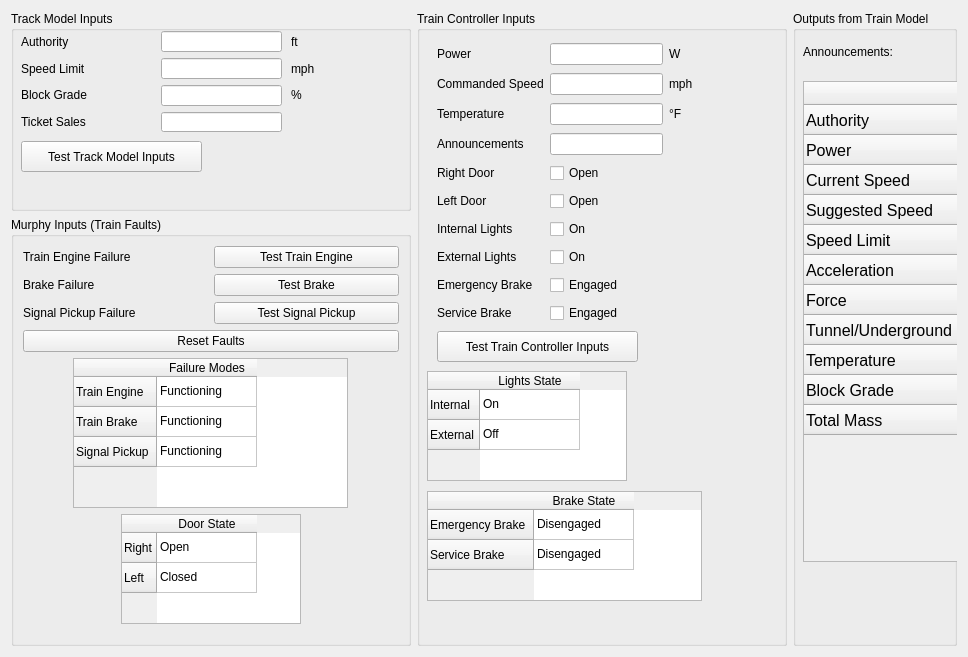
      <widget class="QWidget" name="tab_4">
       <attribute name="title">
        <string>Testbench</string>
       </attribute>
       <layout class="QGridLayout" name="gridLayout_9">
        <item row="0" column="0">
         <layout class="QHBoxLayout" name="horizontalLayout_3" stretch="0,0,0">
          <item>
           <layout class="QVBoxLayout" name="verticalLayout_3" stretch="0,0">
            <item>
             <widget class="QGroupBox" name="groupBox">
              <property name="sizePolicy">
               <sizepolicy hsizetype="MinimumExpanding" vsizetype="MinimumExpanding">
                <horstretch>0</horstretch>
                <verstretch>0</verstretch>
               </sizepolicy>
              </property>
              <property name="minimumSize">
               <size>
                <width>400</width>
                <height>200</height>
               </size>
              </property>
              <property name="font">
               <font>
                <pointsize>9</pointsize>
               </font>
              </property>
              <property name="title">
               <string>Track Model Inputs</string>
              </property>
              <widget class="QWidget" name="verticalLayoutWidget_2">
               <property name="geometry">
                <rect>
                 <x>10</x>
                 <y>20</y>
                 <width>141</width>
                 <height>101</height>
                </rect>
               </property>
               <layout class="QVBoxLayout" name="verticalLayout">
                <item>
                 <widget class="QLabel" name="AuthorityLabel">
                  <property name="text">
                   <string>Authority</string>
                  </property>
                 </widget>
                </item>
                <item>
                 <widget class="QLabel" name="SpeedLimitLabel">
                  <property name="text">
                   <string>Speed Limit</string>
                  </property>
                 </widget>
                </item>
                <item>
                 <widget class="QLabel" name="BlockGradeLabel">
                  <property name="text">
                   <string>Block Grade</string>
                  </property>
                 </widget>
                </item>
                <item>
                 <widget class="QLabel" name="TicketSales">
                  <property name="text">
                   <string>Ticket Sales</string>
                  </property>
                 </widget>
                </item>
               </layout>
              </widget>
              <widget class="QWidget" name="verticalLayoutWidget_3">
               <property name="geometry">
                <rect>
                 <x>150</x>
                 <y>20</y>
                 <width>121</width>
                 <height>101</height>
                </rect>
               </property>
               <layout class="QVBoxLayout" name="verticalLayout_2">
                <item>
                 <widget class="QLineEdit" name="AuthorityIn"/>
                </item>
                <item>
                 <widget class="QLineEdit" name="SpeedLimitIn"/>
                </item>
                <item>
                 <widget class="QLineEdit" name="BlockGradeIn"/>
                </item>
                <item>
                 <widget class="QLineEdit" name="lineEdit"/>
                </item>
               </layout>
              </widget>
              <widget class="QWidget" name="verticalLayoutWidget_8">
               <property name="geometry">
                <rect>
                 <x>280</x>
                 <y>20</y>
                 <width>56</width>
                 <height>101</height>
                </rect>
               </property>
               <layout class="QVBoxLayout" name="blockinfoscaleBlock_2">
                <item>
                 <widget class="QLabel" name="Ft">
                  <property name="text">
                   <string>ft</string>
                  </property>
                 </widget>
                </item>
                <item>
                 <widget class="QLabel" name="Ft_2">
                  <property name="text">
                   <string>mph</string>
                  </property>
                 </widget>
                </item>
                <item>
                 <widget class="QLabel" name="label">
                  <property name="text">
                   <string>%</string>
                  </property>
                 </widget>
                </item>
                <item>
                 <widget class="QLabel" name="label_3">
                  <property name="text">
                   <string/>
                  </property>
                 </widget>
                </item>
               </layout>
              </widget>
              <widget class="QPushButton" name="TestTrack_Model_Input">
               <property name="geometry">
                <rect>
                 <x>10</x>
                 <y>130</y>
                 <width>181</width>
                 <height>31</height>
                </rect>
               </property>
               <property name="text">
                <string>Test Track Model Inputs</string>
               </property>
              </widget>
             </widget>
            </item>
            <item>
             <widget class="QGroupBox" name="murphyInputsGroupTB">
              <property name="sizePolicy">
               <sizepolicy hsizetype="MinimumExpanding" vsizetype="Preferred">
                <horstretch>0</horstretch>
                <verstretch>0</verstretch>
               </sizepolicy>
              </property>
              <property name="font">
               <font>
                <pointsize>9</pointsize>
               </font>
              </property>
              <property name="title">
               <string>Murphy Inputs (Train Faults)</string>
              </property>
              <property name="flat">
               <bool>false</bool>
              </property>
              <property name="checkable">
               <bool>false</bool>
              </property>
              <layout class="QGridLayout" name="gridLayout_10">
               <item row="0" column="0">
                <layout class="QGridLayout" name="gridLayout_12">
                 <item row="2" column="0" alignment="Qt::AlignHCenter">
                  <widget class="QTableWidget" name="FailureModes_tb">
                   <property name="minimumSize">
                    <size>
                     <width>275</width>
                     <height>100</height>
                    </size>
                   </property>
                   <property name="maximumSize">
                    <size>
                     <width>275</width>
                     <height>150</height>
                    </size>
                   </property>
                   <property name="editTriggers">
                    <set>QAbstractItemView::NoEditTriggers</set>
                   </property>
                   <row>
                    <property name="text">
                     <string>Train Engine</string>
                    </property>
                   </row>
                   <row>
                    <property name="text">
                     <string>Train Brake</string>
                    </property>
                   </row>
                   <row>
                    <property name="text">
                     <string>Signal Pickup</string>
                    </property>
                   </row>
                   <column>
                    <property name="text">
                     <string>Failure Modes</string>
                    </property>
                   </column>
                   <item row="0" column="0">
                    <property name="text">
                     <string>Functioning</string>
                    </property>
                   </item>
                   <item row="1" column="0">
                    <property name="text">
                     <string>Functioning</string>
                    </property>
                   </item>
                   <item row="2" column="0">
                    <property name="text">
                     <string>Functioning</string>
                    </property>
                   </item>
                  </widget>
                 </item>
                 <item row="1" column="0">
                  <widget class="QPushButton" name="resetButton_tb">
                   <property name="text">
                    <string>Reset Faults</string>
                   </property>
                  </widget>
                 </item>
                 <item row="0" column="0">
                  <layout class="QHBoxLayout" name="horizontalLayout_4">
                   <item>
                    <layout class="QVBoxLayout" name="murphylabelsBlockTB">
                     <item>
                      <widget class="QLabel" name="TrainEngineFailureLabel_tb">
                       <property name="text">
                        <string>Train Engine Failure</string>
                       </property>
                      </widget>
                     </item>
                     <item>
                      <widget class="QLabel" name="SignalPickupFailureLabel_tb">
                       <property name="text">
                        <string>Brake Failure</string>
                       </property>
                      </widget>
                     </item>
                     <item>
                      <widget class="QLabel" name="BrakeFailureLabel_tb">
                       <property name="text">
                        <string>Signal Pickup Failure</string>
                       </property>
                      </widget>
                     </item>
                    </layout>
                   </item>
                   <item>
                    <layout class="QVBoxLayout" name="murphyOutputsBlockTB">
                     <item>
                      <widget class="QPushButton" name="TestTrainEngine_tb">
                       <property name="text">
                        <string>Test Train Engine</string>
                       </property>
                      </widget>
                     </item>
                     <item>
                      <widget class="QPushButton" name="TestBrake_tb">
                       <property name="text">
                        <string>Test Brake</string>
                       </property>
                      </widget>
                     </item>
                     <item>
                      <widget class="QPushButton" name="TestSignalPickup_tb">
                       <property name="text">
                        <string>Test Signal Pickup</string>
                       </property>
                      </widget>
                     </item>
                    </layout>
                   </item>
                  </layout>
                 </item>
                 <item row="4" column="0">
                  <spacer name="verticalSpacer_4">
                   <property name="orientation">
                    <enum>Qt::Vertical</enum>
                   </property>
                   <property name="sizeHint" stdset="0">
                    <size>
                     <width>20</width>
                     <height>10</height>
                    </size>
                   </property>
                  </spacer>
                 </item>
                 <item row="3" column="0" alignment="Qt::AlignHCenter">
                  <widget class="QTableWidget" name="DoorState_tb">
                   <property name="sizePolicy">
                    <sizepolicy hsizetype="Minimum" vsizetype="Minimum">
                     <horstretch>0</horstretch>
                     <verstretch>0</verstretch>
                    </sizepolicy>
                   </property>
                   <property name="minimumSize">
                    <size>
                     <width>180</width>
                     <height>110</height>
                    </size>
                   </property>
                   <property name="maximumSize">
                    <size>
                     <width>180</width>
                     <height>110</height>
                    </size>
                   </property>
                   <property name="editTriggers">
                    <set>QAbstractItemView::NoEditTriggers</set>
                   </property>
                   <row>
                    <property name="text">
                     <string>Right</string>
                    </property>
                   </row>
                   <row>
                    <property name="text">
                     <string>Left</string>
                    </property>
                   </row>
                   <column>
                    <property name="text">
                     <string>Door State</string>
                    </property>
                   </column>
                   <item row="0" column="0">
                    <property name="text">
                     <string>Open</string>
                    </property>
                   </item>
                   <item row="1" column="0">
                    <property name="text">
                     <string>Closed</string>
                    </property>
                   </item>
                  </widget>
                 </item>
                </layout>
               </item>
              </layout>
             </widget>
            </item>
           </layout>
          </item>
          <item>
           <widget class="QGroupBox" name="groupBox_2">
            <property name="sizePolicy">
             <sizepolicy hsizetype="MinimumExpanding" vsizetype="Preferred">
              <horstretch>0</horstretch>
              <verstretch>0</verstretch>
             </sizepolicy>
            </property>
            <property name="minimumSize">
             <size>
              <width>370</width>
              <height>0</height>
             </size>
            </property>
            <property name="font">
             <font>
              <pointsize>9</pointsize>
             </font>
            </property>
            <property name="title">
             <string>Train Controller Inputs</string>
            </property>
            <widget class="QPushButton" name="TestTrain_Controller_Input">
             <property name="geometry">
              <rect>
               <x>20</x>
               <y>320</y>
               <width>201</width>
               <height>31</height>
              </rect>
             </property>
             <property name="text">
              <string>Test Train Controller Inputs</string>
             </property>
            </widget>
            <widget class="QTableWidget" name="LightsState_tb">
             <property name="geometry">
              <rect>
               <x>10</x>
               <y>360</y>
               <width>200</width>
               <height>110</height>
              </rect>
             </property>
             <property name="sizePolicy">
              <sizepolicy hsizetype="Minimum" vsizetype="Minimum">
               <horstretch>0</horstretch>
               <verstretch>0</verstretch>
              </sizepolicy>
             </property>
             <property name="minimumSize">
              <size>
               <width>200</width>
               <height>110</height>
              </size>
             </property>
             <property name="maximumSize">
              <size>
               <width>200</width>
               <height>110</height>
              </size>
             </property>
             <property name="editTriggers">
              <set>QAbstractItemView::NoEditTriggers</set>
             </property>
             <row>
              <property name="text">
               <string>Internal</string>
              </property>
             </row>
             <row>
              <property name="text">
               <string>External</string>
              </property>
             </row>
             <column>
              <property name="text">
               <string>Lights State</string>
              </property>
             </column>
             <item row="0" column="0">
              <property name="text">
               <string>On</string>
              </property>
             </item>
             <item row="1" column="0">
              <property name="text">
               <string>Off</string>
              </property>
             </item>
            </widget>
            <widget class="QTableWidget" name="BrakeState_tb">
             <property name="geometry">
              <rect>
               <x>10</x>
               <y>480</y>
               <width>275</width>
               <height>110</height>
              </rect>
             </property>
             <property name="sizePolicy">
              <sizepolicy hsizetype="Minimum" vsizetype="Minimum">
               <horstretch>0</horstretch>
               <verstretch>0</verstretch>
              </sizepolicy>
             </property>
             <property name="minimumSize">
              <size>
               <width>275</width>
               <height>110</height>
              </size>
             </property>
             <property name="maximumSize">
              <size>
               <width>275</width>
               <height>110</height>
              </size>
             </property>
             <property name="editTriggers">
              <set>QAbstractItemView::NoEditTriggers</set>
             </property>
             <row>
              <property name="text">
               <string>Emergency Brake</string>
              </property>
             </row>
             <row>
              <property name="text">
               <string>Service Brake</string>
              </property>
             </row>
             <column>
              <property name="text">
               <string>Brake State</string>
              </property>
             </column>
             <item row="0" column="0">
              <property name="text">
               <string>Disengaged</string>
              </property>
             </item>
             <item row="1" column="0">
              <property name="text">
               <string>Disengaged</string>
              </property>
             </item>
            </widget>
            <widget class="QWidget" name="gridLayoutWidget_5">
             <property name="geometry">
              <rect>
               <x>20</x>
               <y>30</y>
               <width>256</width>
               <height>293</height>
              </rect>
             </property>
             <layout class="QGridLayout" name="gridLayout_11">
              <item row="5" column="0">
               <widget class="QLabel" name="LeftDoor">
                <property name="text">
                 <string>Left Door</string>
                </property>
               </widget>
              </item>
              <item row="6" column="0">
               <widget class="QLabel" name="InternalLightsLabel">
                <property name="text">
                 <string>Internal Lights</string>
                </property>
               </widget>
              </item>
              <item row="1" column="0">
               <widget class="QLabel" name="SuggestedSpeedLabel">
                <property name="text">
                 <string>Commanded Speed</string>
                </property>
               </widget>
              </item>
              <item row="4" column="0">
               <widget class="QLabel" name="RightDoor">
                <property name="text">
                 <string>Right Door</string>
                </property>
               </widget>
              </item>
              <item row="7" column="0">
               <widget class="QLabel" name="ExternalLightsLabel">
                <property name="text">
                 <string>External Lights</string>
                </property>
               </widget>
              </item>
              <item row="9" column="1">
               <widget class="QCheckBox" name="ServiceBrakeCheck">
                <property name="text">
                 <string>Engaged</string>
                </property>
               </widget>
              </item>
              <item row="7" column="1">
               <widget class="QCheckBox" name="ExternalLightsCheck">
                <property name="text">
                 <string>On</string>
                </property>
               </widget>
              </item>
              <item row="5" column="1">
               <widget class="QCheckBox" name="LeftDoorCheck">
                <property name="text">
                 <string>Open</string>
                </property>
               </widget>
              </item>
              <item row="2" column="0">
               <widget class="QLabel" name="TemperatureLabel">
                <property name="text">
                 <string>Temperature</string>
                </property>
               </widget>
              </item>
              <item row="1" column="1">
               <widget class="QLineEdit" name="SuggestedSpeedIn"/>
              </item>
              <item row="0" column="1">
               <widget class="QLineEdit" name="PowerIn"/>
              </item>
              <item row="9" column="0">
               <widget class="QLabel" name="ServiceBrakeLabel">
                <property name="text">
                 <string>Service Brake</string>
                </property>
               </widget>
              </item>
              <item row="8" column="0">
               <widget class="QLabel" name="EmergencyBrakeLabel">
                <property name="text">
                 <string>Emergency Brake</string>
                </property>
               </widget>
              </item>
              <item row="0" column="0">
               <widget class="QLabel" name="PowerLabel">
                <property name="text">
                 <string>Power</string>
                </property>
               </widget>
              </item>
              <item row="6" column="1">
               <widget class="QCheckBox" name="InternalLightsCheck">
                <property name="text">
                 <string>On</string>
                </property>
               </widget>
              </item>
              <item row="3" column="0">
               <widget class="QLabel" name="AnnouncementsLabel">
                <property name="text">
                 <string>Announcements</string>
                </property>
               </widget>
              </item>
              <item row="4" column="1">
               <widget class="QCheckBox" name="RightDoorCheck">
                <property name="text">
                 <string>Open</string>
                </property>
               </widget>
              </item>
              <item row="3" column="1">
               <widget class="QLineEdit" name="AnnouncementIn"/>
              </item>
              <item row="8" column="1">
               <widget class="QCheckBox" name="EBrakeCheck">
                <property name="text">
                 <string>Engaged</string>
                </property>
               </widget>
              </item>
              <item row="2" column="1">
               <widget class="QLineEdit" name="TemperatureIn"/>
              </item>
              <item row="0" column="2">
               <widget class="QLabel" name="W">
                <property name="text">
                 <string>W</string>
                </property>
               </widget>
              </item>
              <item row="1" column="2">
               <widget class="QLabel" name="MPH">
                <property name="text">
                 <string>mph</string>
                </property>
               </widget>
              </item>
              <item row="2" column="2">
               <widget class="QLabel" name="F">
                <property name="text">
                 <string>°F</string>
                </property>
               </widget>
              </item>
             </layout>
            </widget>
           </widget>
          </item>
          <item>
           <widget class="QGroupBox" name="environmentalvariablesGroup_2">
            <property name="sizePolicy">
             <sizepolicy hsizetype="MinimumExpanding" vsizetype="Preferred">
              <horstretch>0</horstretch>
              <verstretch>0</verstretch>
             </sizepolicy>
            </property>
            <property name="font">
             <font>
              <pointsize>9</pointsize>
             </font>
            </property>
            <property name="title">
             <string>Outputs from Train Model</string>
            </property>
            <widget class="QTableWidget" name="PhysicalData_tb">
             <property name="geometry">
              <rect>
               <x>10</x>
               <y>70</y>
               <width>335</width>
               <height>481</height>
              </rect>
             </property>
             <property name="sizePolicy">
              <sizepolicy hsizetype="MinimumExpanding" vsizetype="Expanding">
               <horstretch>0</horstretch>
               <verstretch>0</verstretch>
              </sizepolicy>
             </property>
             <property name="minimumSize">
              <size>
               <width>335</width>
               <height>0</height>
              </size>
             </property>
             <property name="maximumSize">
              <size>
               <width>16777215</width>
               <height>16777215</height>
              </size>
             </property>
             <property name="font">
              <font>
               <pointsize>12</pointsize>
              </font>
             </property>
             <property name="editTriggers">
              <set>QAbstractItemView::NoEditTriggers</set>
             </property>
             <property name="columnCount">
              <number>1</number>
             </property>
             <attribute name="horizontalHeaderMinimumSectionSize">
              <number>55</number>
             </attribute>
             <row>
              <property name="text">
               <string>Authority</string>
              </property>
             </row>
             <row>
              <property name="text">
               <string>Power</string>
              </property>
             </row>
             <row>
              <property name="text">
               <string>Current Speed</string>
              </property>
             </row>
             <row>
              <property name="text">
               <string>Suggested Speed</string>
              </property>
             </row>
             <row>
              <property name="text">
               <string>Speed Limit</string>
              </property>
             </row>
             <row>
              <property name="text">
               <string>Acceleration</string>
              </property>
             </row>
             <row>
              <property name="text">
               <string>Force</string>
              </property>
             </row>
             <row>
              <property name="text">
               <string>Tunnel/Underground</string>
              </property>
             </row>
             <row>
              <property name="text">
               <string>Temperature</string>
              </property>
             </row>
             <row>
              <property name="text">
               <string>Block Grade</string>
              </property>
             </row>
             <row>
              <property name="text">
               <string>Total Mass</string>
              </property>
             </row>
             <column>
              <property name="text">
               <string>Physical Data</string>
              </property>
             </column>
             <item row="0" column="0">
              <property name="text">
               <string>9999 ft</string>
              </property>
             </item>
             <item row="1" column="0">
              <property name="text">
               <string>60 W</string>
              </property>
             </item>
             <item row="2" column="0">
              <property name="text">
               <string>0 mph</string>
              </property>
             </item>
             <item row="3" column="0">
              <property name="text">
               <string>0 mph</string>
              </property>
             </item>
             <item row="4" column="0">
              <property name="text">
               <string>43 mph</string>
              </property>
             </item>
             <item row="5" column="0">
              <property name="text">
               <string>0 ft/s^2</string>
              </property>
             </item>
             <item row="6" column="0">
              <property name="text">
               <string>0 lb</string>
              </property>
             </item>
             <item row="7" column="0">
              <property name="text">
               <string>Tunnel</string>
              </property>
             </item>
             <item row="8" column="0">
              <property name="text">
               <string>75 °F</string>
              </property>
             </item>
             <item row="9" column="0">
              <property name="text">
               <string>0.5%</string>
              </property>
             </item>
             <item row="10" column="0">
              <property name="text">
               <string>90272 lb</string>
              </property>
             </item>
            </widget>
            <widget class="QLabel" name="Announcements_tb">
             <property name="geometry">
              <rect>
               <x>10</x>
               <y>20</y>
               <width>331</width>
               <height>41</height>
              </rect>
             </property>
             <property name="minimumSize">
              <size>
               <width>100</width>
               <height>40</height>
              </size>
             </property>
             <property name="maximumSize">
              <size>
               <width>400</width>
               <height>50</height>
              </size>
             </property>
             <property name="text">
              <string>Announcements: </string>
             </property>
            </widget>
           </widget>
          </item>
         </layout>
        </item>
       </layout>
      </widget>
